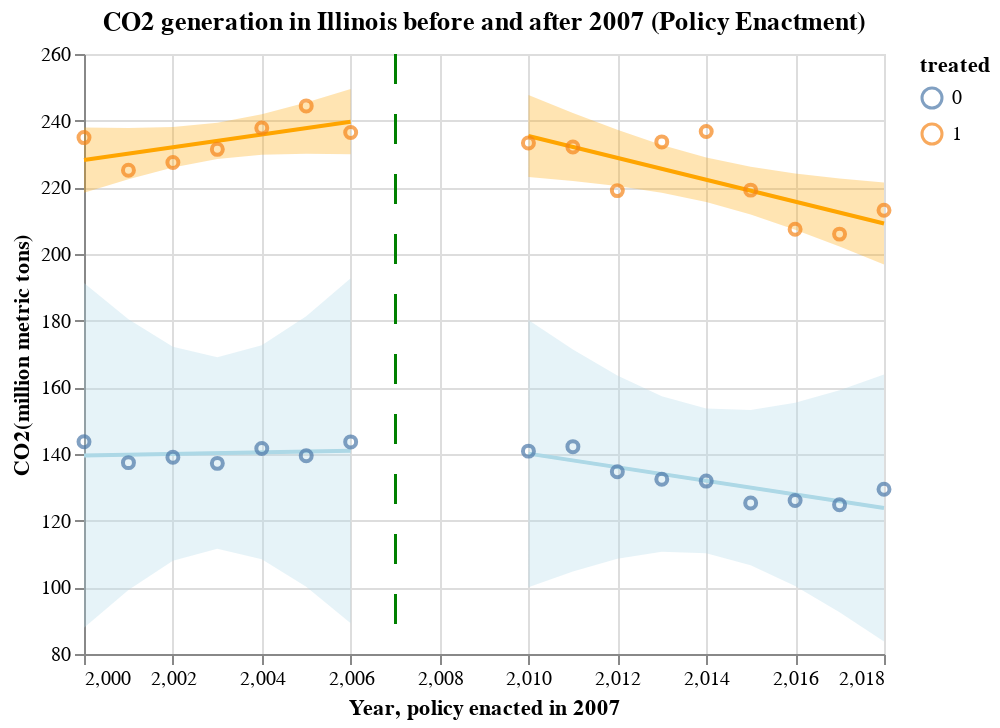

The notebook cell this image was saved under:
### Code cell
import pathlib

# Where to save files
path_prefix = f"/Users/weilianghu/Downloads/uds-2022-ids-701-team-7/30_results"

df1 = df.copy()
data = df1[df1["State"].isin(['IL', 'AR','LA','KY'])]
data = data[(data["Year"].isin([2000,2001,2002,2003,2004,2005,2006, 2010, 2011, 2012,2013,2014,2015,2016, 2017, 2018]))]

data['treated'] = np.where(data["State"]=='IL', 1, 0)
data['post_treatment'] = np.where(data['Year']>2007, 1, 0)

grouped_means = data.groupby(["treated", "Year"], as_index=False)[
    ["CO2"]
].mean()
scatter = (
    alt.Chart(grouped_means)
    .mark_point()
    .encode(
        x=alt.X("Year:Q", scale=alt.Scale(zero=False), title = 'Year, policy enacted in 2007'),
        y=alt.Y("CO2:Q", scale=alt.Scale(zero=False), title = 'CO2(million metric tons)'),
        color="treated:N",
    )
).properties(title="CO2 generation in Illinois before and after 2007 (Policy Enactment)")

df_t = df1.copy()
df_t["enact"] = 2007

loesses = []
ci = []
colors = {0: "lightblue", 1:"orange"}
for t, p in [(0, 0), (0, 1), (1, 0), (1, 1)]:
    c = (
        alt.Chart(
            data[(data["treated"] == t) & (data["post_treatment"] == p)]
        )
        .encode(
            x=alt.X("Year:Q", scale=alt.Scale(zero=False)),
            y=alt.Y("CO2:Q", scale=alt.Scale(zero=False)),
        )
        .transform_regression("Year", "CO2")
        .mark_line(color=colors[t])
    )
    loesses.append(c)

    se = get_ci(data[(data["treated"] == t) & (data["post_treatment"] == p)], "CO2","Year", colors[t])
    ci.append(se)

rule = alt.Chart(df_t).mark_rule(color="green", strokeDash=[15, 15]).encode(
    x='enact:Q',
)

IL_fin = alt.layer(*ci, *loesses, scatter) + rule
IL_fin.save(f"{path_prefix}IL.png")
IL_fin

### Figure 1 — Vega-Lite specification as saved in the notebook (floating-point values rounded to 4 significant figures; data arrays with more than 128 entries replaced by an {"elided": "..."} marker saying what was removed)
{"config": {"view": {"continuousWidth": 400, "continuousHeight": 300}}, "layer": [{"data": {"name": "data-92e61ef83cd6725c771e9cfe2a1bf0d7"}, "mark": {"type": "errorband", "color": "lightblue"}, "encoding": {"x": {"field": "Year", "scale": {"zero": false}, "type": "quantitative"}, "y": {"field": "ci_low", "scale": {"zero": false}, "title": "", "type": "quantitative"}, "y2": {"field": "ci_high"}}}, {"data": {"name": "data-cb1dafb888f798138ad487dee959cf9a"}, "mark": {"type": "errorband", "color": "lightblue"}, "encoding": {"x": {"field": "Year", "scale": {"zero": false}, "type": "quantitative"}, "y": {"field": "ci_low", "scale": {"zero": false}, "title": "", "type": "quantitative"}, "y2": {"field": "ci_high"}}}, {"data": {"name": "data-d153313400bb217732887e634f1072a2"}, "mark": {"type": "errorband", "color": "orange"}, "encoding": {"x": {"field": "Year", "scale": {"zero": false}, "type": "quantitative"}, "y": {"field": "ci_low", "scale": {"zero": false}, "title": "", "type": "quantitative"}, "y2": {"field": "ci_high"}}}, {"data": {"name": "data-80591061b9a09ac0ce2d2f5dc22b2aa0"}, "mark": {"type": "errorband", "color": "orange"}, "encoding": {"x": {"field": "Year", "scale": {"zero": false}, "type": "quantitative"}, "y": {"field": "ci_low", "scale": {"zero": false}, "title": "", "type": "quantitative"}, "y2": {"field": "ci_high"}}}, {"data": {"name": "data-b0b48102c555401bb29fc70f8b95be45"}, "mark": {"type": "line", "color": "lightblue"}, "encoding": {"x": {"field": "Year", "scale": {"zero": false}, "type": "quantitative"}, "y": {"field": "CO2", "scale": {"zero": false}, "type": "quantitative"}}, "transform": [{"on": "Year", "regression": "CO2"}]}, {"data": {"name": "data-b8c61af4f42f492b99c7071a3fe97bd8"}, "mark": {"type": "line", "color": "lightblue"}, "encoding": {"x": {"field": "Year", "scale": {"zero": false}, "type": "quantitative"}, "y": {"field": "CO2", "scale": {"zero": false}, "type": "quantitative"}}, "transform": [{"on": "Year", "regression": "CO2"}]}, {"data": {"name": "data-597a46b601df5530ce2f15be537f51dd"}, "mark": {"type": "line", "color": "orange"}, "encoding": {"x": {"field": "Year", "scale": {"zero": false}, "type": "quantitative"}, "y": {"field": "CO2", "scale": {"zero": false}, "type": "quantitative"}}, "transform": [{"on": "Year", "regression": "CO2"}]}, {"data": {"name": "data-1a27b14564bf411ea517e354a98e0299"}, "mark": {"type": "line", "color": "orange"}, "encoding": {"x": {"field": "Year", "scale": {"zero": false}, "type": "quantitative"}, "y": {"field": "CO2", "scale": {"zero": false}, "type": "quantitative"}}, "transform": [{"on": "Year", "regression": "CO2"}]}, {"data": {"name": "data-9074a3c4faee134deb79c789d1d86f8c"}, "mark": "point", "encoding": {"color": {"field": "treated", "type": "nominal"}, "x": {"field": "Year", "scale": {"zero": false}, "title": "Year, policy enacted in 2007", "type": "quantitative"}, "y": {"field": "CO2", "scale": {"zero": false}, "title": "CO2(million metric tons)", "type": "quantitative"}}, "title": "CO2 generation in Illinois before and after 2007 (Policy Enactment)"}, {"data": {"name": "data-a4e661436fc7e88819081f52b7d93f65"}, "mark": {"type": "rule", "color": "green", "strokeDash": [15, 15]}, "encoding": {"x": {"field": "enact", "type": "quantitative"}}}], "$schema": "https://vega.github.io/schema/vega-lite/v4.17.0.json", "datasets": {"data-92e61ef83cd6725c771e9cfe2a1bf0d7": [{"Year": 2000, "CO2": 139.6, "ci_low": 87.85, "ci_high": 191.3}, {"Year": 2001, "CO2": 139.8, "ci_low": 99.23, "ci_high": 180.4}, {"Year": 2002, "CO2": 140.1, "ci_low": 108.0, "ci_high": 172.1}, {"Year": 2003, "CO2": 140.3, "ci_low": 111.6, "ci_high": 169.0}, {"Year": 2004, "CO2": 140.5, "ci_low": 108.4, "ci_high": 172.6}, {"Year": 2005, "CO2": 140.8, "ci_low": 100.2, "ci_high": 181.4}, {"Year": 2006, "CO2": 141.0, "ci_low": 89.26, "ci_high": 192.7}], "data-cb1dafb888f798138ad487dee959cf9a": [{"Year": 2010, "CO2": 140.1, "ci_low": 100.0, "ci_high": 180.2}, {"Year": 2011, "CO2": 138.1, "ci_low": 104.8, "ci_high": 171.4}, {"Year": 2012, "CO2": 136.0, "ci_low": 108.5, "ci_high": 163.5}, {"Year": 2013, "CO2": 134.0, "ci_low": 110.7, "ci_high": 157.3}, {"Year": 2014, "CO2": 132.0, "ci_low": 110.2, "ci_high": 153.7}, {"Year": 2015, "CO2": 129.9, "ci_low": 106.6, "ci_high": 153.2}, {"Year": 2016, "CO2": 127.9, "ci_low": 100.4, "ci_high": 155.4}, {"Year": 2017, "CO2": 125.8, "ci_low": 92.52, "ci_high": 159.1}, {"Year": 2018, "CO2": 123.8, "ci_low": 83.72, "ci_high": 163.9}], "data-d153313400bb217732887e634f1072a2": [{"Year": 2000, "CO2": 228.2, "ci_low": 218.4, "ci_high": 238.0}, {"Year": 2001, "CO2": 230.1, "ci_low": 222.4, "ci_high": 237.8}, {"Year": 2002, "CO2": 232.0, "ci_low": 226.0, "ci_high": 238.1}, {"Year": 2003, "CO2": 233.9, "ci_low": 228.5, "ci_high": 239.4}, {"Year": 2004, "CO2": 235.9, "ci_low": 229.8, "ci_high": 241.9}, {"Year": 2005, "CO2": 237.8, "ci_low": 230.1, "ci_high": 245.4}, {"Year": 2006, "CO2": 239.7, "ci_low": 229.9, "ci_high": 249.5}], "data-80591061b9a09ac0ce2d2f5dc22b2aa0": [{"Year": 2010, "CO2": 235.4, "ci_low": 223.1, "ci_high": 247.7}, {"Year": 2011, "CO2": 232.1, "ci_low": 221.9, "ci_high": 242.3}, {"Year": 2012, "CO2": 228.8, "ci_low": 220.4, "ci_high": 237.3}, {"Year": 2013, "CO2": 225.5, "ci_low": 218.4, "ci_high": 232.7}, {"Year": 2014, "CO2": 222.3, "ci_low": 215.6, "ci_high": 228.9}, {"Year": 2015, "CO2": 219.0, "ci_low": 211.8, "ci_high": 226.1}, {"Year": 2016, "CO2": 215.7, "ci_low": 207.3, "ci_high": 224.1}, {"Year": 2017, "CO2": 212.4, "ci_low": 202.2, "ci_high": 222.7}, {"Year": 2018, "CO2": 209.2, "ci_low": 196.9, "ci_high": 221.4}], "data-b0b48102c555401bb29fc70f8b95be45": [{"Unnamed: 0": 128, "Year": 2000, "Average_Temp": 60.9, "StateName": "Arkansas", "Percipitation": 45.7, "State": "AR", "RPS": false, "Enacted": "None", "Percentage": 0.0, "TargetYear": 0, "Duration": 0, "CleanEnergyPercent": 0.0, "Entity": "US", "Code": "OWID_WRL", "SolarPrice": 4.88, "CO2": 63.34, "CoalPrice": 1.43, "NaturalGasPrice": 5.45, "NuclearPrice": 0.52, "PetroleumPrice": 10.35, "GDP": 68680.0, "treated": 0, "post_treatment": 0}, {"Unnamed: 0": 138, "Year": 2000, "Average_Temp": 55.7, "StateName": "Kentucky", "Percipitation": 45.29, "State": "KY", "RPS": false, "Enacted": "None", "Percentage": 0.0, "TargetYear": 0, "Duration": 0, "CleanEnergyPercent": 0.0, "Entity": "US", "Code": "OWID_WRL", "SolarPrice": 4.88, "CO2": 147.1, "CoalPrice": 1.06, "NaturalGasPrice": 5.77, "NuclearPrice": 0.0, "PetroleumPrice": 10.08, "GDP": 114200.0, "treated": 0, "post_treatment": 0}, {"Unnamed: 0": 139, "Year": 2000, "Average_Temp": 67.2, "StateName": "Louisiana", "Percipitation": 47.8, "State": "LA", "RPS": false, "Enacted": "None", "Percentage": 0.0, "TargetYear": 0, "Duration": 0, "CleanEnergyPercent": 0.0, "Entity": "US", "Code": "OWID_WRL", "SolarPrice": 4.88, "CO2": 220.6, "CoalPrice": 1.32, "NaturalGasPrice": 4.2, "NuclearPrice": 0.62, "PetroleumPrice": 7.93, "GDP": 132600.0, "treated": 0, "post_treatment": 0}, {"Unnamed: 0": 170, "Year": 2001, "Average_Temp": 61.2, "StateName": "Arkansas", "Percipitation": 55.41, "State": "AR", "RPS": false, "Enacted": "None", "Percentage": 0.0, "TargetYear": 0, "Duration": 0, "CleanEnergyPercent": 0.0, "Entity": "US", "Code": "OWID_WRL", "SolarPrice": 4.774, "CO2": 62.49, "CoalPrice": 0.91, "NaturalGasPrice": 6.92, "NuclearPrice": 0.51, "PetroleumPrice": 10.03, "GDP": 70620.0, "treated": 0, "post_treatment": 0}, {"Unnamed: 0": 180, "Year": 2001, "Average_Temp": 56.6, "StateName": "Kentucky", "Percipitation": 45.43, "State": "KY", "RPS": false, "Enacted": "None", "Percentage": 0.0, "TargetYear": 0, "Duration": 0, "CleanEnergyPercent": 0.0, "Entity": "US", "Code": "OWID_WRL", "SolarPrice": 4.774, "CO2": 151.0, "CoalPrice": 1.15, "NaturalGasPrice": 7.62, "NuclearPrice": 0.0, "PetroleumPrice": 9.28, "GDP": 117600.0, "treated": 0, "post_treatment": 0}, {"Unnamed: 0": 181, "Year": 2001, "Average_Temp": 66.7, "StateName": "Louisiana", "Percipitation": 68.31, "State": "LA", "RPS": false, "Enacted": "None", "Percentage": 0.0, "TargetYear": 0, "Duration": 0, "CleanEnergyPercent": 0.0, "Entity": "US", "Code": "OWID_WRL", "SolarPrice": 4.774, "CO2": 198.7, "CoalPrice": 1.31, "NaturalGasPrice": 5.08, "NuclearPrice": 0.48, "PetroleumPrice": 7.4, "GDP": 137900.0, "treated": 0, "post_treatment": 0}, {"Unnamed: 0": 212, "Year": 2002, "Average_Temp": 60.6, "StateName": "Arkansas", "Percipitation": 52.83, "State": "AR", "RPS": false, "Enacted": "None", "Percentage": 0.0, "TargetYear": 0, "Duration": 0, "CleanEnergyPercent": 0.0, "Entity": "US", "Code": "OWID_WRL", "SolarPrice": 4.031, "CO2": 61.21, "CoalPrice": 0.88, "NaturalGasPrice": 5.91, "NuclearPrice": 0.49, "PetroleumPrice": 9.53, "GDP": 74110.0, "treated": 0, "post_treatment": 0}, {"Unnamed: 0": 222, "Year": 2002, "Average_Temp": 56.8, "StateName": "Kentucky", "Percipitation": 53.51, "State": "KY", "RPS": false, "Enacted": "None", "Percentage": 0.0, "TargetYear": 0, "Duration": 0, "CleanEnergyPercent": 0.0, "Entity": "US", "Code": "OWID_WRL", "SolarPrice": 4.031, "CO2": 151.3, "CoalPrice": 1.23, "NaturalGasPrice": 5.61, "NuclearPrice": 0.0, "PetroleumPrice": 8.32, "GDP": 122400.0, "treated": 0, "post_treatment": 0}, {"Unnamed: 0": 223, "Year": 2002, "Average_Temp": 66.6, "StateName": "Louisiana", "Percipitation": 64.27, "State": "LA", "RPS": false, "Enacted": "None", "Percentage": 0.0, "TargetYear": 0, "Duration": 0, "CleanEnergyPercent": 0.0, "Entity": "US", "Code": "OWID_WRL", "SolarPrice": 4.031, "CO2": 204.6, "CoalPrice": 1.29, "NaturalGasPrice": 3.83, "NuclearPrice": 0.46, "PetroleumPrice": 7.03, "GDP": 139800.0, "treated": 0, "post_treatment": 0}, {"Unnamed: 0": 254, "Year": 2003, "Average_Temp": 60.3, "StateName": "Arkansas", "Percipitation": 44.84, "State": "AR", "RPS": false, "Enacted": "None", "Percentage": 0.0, "TargetYear": 0, "Duration": 0, "CleanEnergyPercent": 0.0, "Entity": "US", "Code": "OWID_WRL", "SolarPrice": 3.978, "CO2": 62.19, "CoalPrice": 1.22, "NaturalGasPrice": 6.76, "NuclearPrice": 0.49, "PetroleumPrice": 10.76, "GDP": 78700.0, "treated": 0, "post_treatment": 0}, {"Unnamed: 0": 264, "Year": 2003, "Average_Temp": 55.2, "StateName": "Kentucky", "Percipitation": 55.98, "State": "KY", "RPS": false, "Enacted": "None", "Percentage": 0.0, "TargetYear": 0, "Duration": 0, "CleanEnergyPercent": 0.0, "Entity": "US", "Code": "OWID_WRL", "SolarPrice": 3.978, "CO2": 147.8, "CoalPrice": 1.26, "NaturalGasPrice": 7.47, "NuclearPrice": 0.0, "PetroleumPrice": 9.51, "GDP": 128000.0, "treated": 0, "post_treatment": 0}, {"Unnamed: 0": 265, "Year": 2003, "Average_Temp": 66.4, "StateName": "Louisiana", "Percipitation": 51.95, "State": "LA", "RPS": false, "Enacted": "None", "Percentage": 0.0, "TargetYear": 0, "Duration": 0, "CleanEnergyPercent": 0.0, "Entity": "US", "Code": "OWID_WRL", "SolarPrice": 3.978, "CO2": 201.6, "CoalPrice": 1.34, "NaturalGasPrice": 5.77, "NuclearPrice": 0.46, "PetroleumPrice": 8.39, "GDP": 155100.0, "treated": 0, "post_treatment": 0}, {"Unnamed: 0": 296, "Year": 2004, "Average_Temp": 61.0, "StateName": "Arkansas", "Percipitation": 57.02, "State": "AR", "RPS": false, "Enacted": "None", "Percentage": 0.0, "TargetYear": 0, "Duration": 0, "CleanEnergyPercent": 0.0, "Entity": "US", "Code": "OWID_WRL", "SolarPrice": 4.137, "CO2": 62.51, "CoalPrice": 1.25, "NaturalGasPrice": 8.33, "NuclearPrice": 0.49, "PetroleumPrice": 13.03, "GDP": 85200.0, "treated": 0, "post_treatment": 0}, {"Unnamed: 0": 306, "Year": 2004, "Average_Temp": 56.4, "StateName": "Kentucky", "Percipitation": 55.94, "State": "KY", "RPS": false, "Enacted": "None", "Percentage": 0.0, "TargetYear": 0, "Duration": 0, "CleanEnergyPercent": 0.0, "Entity": "US", "Code": "OWID_WRL", "SolarPrice": 4.137, "CO2": 154.5, "CoalPrice": 1.41, "NaturalGasPrice": 8.55, "NuclearPrice": 0.0, "PetroleumPrice": 11.22, "GDP": 135500.0, "treated": 0, "post_treatment": 0}, {"Unnamed: 0": 307, "Year": 2004, "Average_Temp": 67.1, "StateName": "Louisiana", "Percipitation": 72.48, "State": "LA", "RPS": false, "Enacted": "None", "Percentage": 0.0, "TargetYear": 0, "Duration": 0, "CleanEnergyPercent": 0.0, "Entity": "US", "Code": "OWID_WRL", "SolarPrice": 4.137, "CO2": 207.9, "CoalPrice": 1.38, "NaturalGasPrice": 6.62, "NuclearPrice": 0.47, "PetroleumPrice": 10.51, "GDP": 171000.0, "treated": 0, "post_treatment": 0}, {"Unnamed: 0": 338, "Year": 2005, "Average_Temp": 62.0, "StateName": "Arkansas", "Percipitation": 35.75, "State": "AR", "RPS": false, "Enacted": "None", "Percentage": 0.0, "TargetYear": 0, "Duration": 0, "CleanEnergyPercent": 0.0, "Entity": "US", "Code": "OWID_WRL", "SolarPrice": 4.243, "CO2": 60.23, "CoalPrice": 1.5, "NaturalGasPrice": 9.94, "NuclearPrice": 0.52, "PetroleumPrice": 16.77, "GDP": 90890.0, "treated": 0, "post_treatment": 0}, {"Unnamed: 0": 348, "Year": 2005, "Average_Temp": 56.8, "StateName": "Kentucky", "Percipitation": 39.8, "State": "KY", "RPS": false, "Enacted": "None", "Percentage": 0.0, "TargetYear": 0, "Duration": 0, "CleanEnergyPercent": 0.0, "Entity": "US", "Code": "OWID_WRL", "SolarPrice": 4.243, "CO2": 156.3, "CoalPrice": 1.62, "NaturalGasPrice": 10.78, "NuclearPrice": 0.0, "PetroleumPrice": 14.42, "GDP": 145000.0, "treated": 0, "post_treatment": 0}, {"Unnamed: 0": 349, "Year": 2005, "Average_Temp": 67.5, "StateName": "Louisiana", "Percipitation": 45.57, "State": "LA", "RPS": false, "Enacted": "None", "Percentage": 0.0, "TargetYear": 0, "Duration": 0, "CleanEnergyPercent": 0.0, "Entity": "US", "Code": "OWID_WRL", "SolarPrice": 4.243, "CO2": 201.9, "CoalPrice": 1.59, "NaturalGasPrice": 8.99, "NuclearPrice": 0.46, "PetroleumPrice": 13.95, "GDP": 199600.0, "treated": 0, "post_treatment": 0}, {"Unnamed: 0": 380, "Year": 2006, "Average_Temp": 62.0, "StateName": "Arkansas", "Percipitation": 49.33, "State": "AR", "RPS": false, "Enacted": "None", "Percentage": 0.0, "TargetYear": 0, "Duration": 0, "CleanEnergyPercent": 0.0, "Entity": "US", "Code": "OWID_WRL", "SolarPrice": 4.456, "CO2": 62.09, "CoalPrice": 1.51, "NaturalGasPrice": 9.06, "NuclearPrice": 0.53, "PetroleumPrice": 18.76, "GDP": 95880.0, "treated": 0, "post_treatment": 0}, {"Unnamed: 0": 390, "Year": 2006, "Average_Temp": 56.8, "StateName": "Kentucky", "Percipitation": 52.37, "State": "KY", "RPS": false, "Enacted": "None", "Percentage": 0.0, "TargetYear": 0, "Duration": 0, "CleanEnergyPercent": 0.0, "Entity": "US", "Code": "OWID_WRL", "SolarPrice": 4.456, "CO2": 158.7, "CoalPrice": 1.81, "NaturalGasPrice": 10.92, "NuclearPrice": 0.0, "PetroleumPrice": 16.33, "GDP": 153400.0, "treated": 0, "post_treatment": 0}, {"Unnamed: 0": 391, "Year": 2006, "Average_Temp": 67.8, "StateName": "Louisiana", "Percipitation": 55.4, "State": "LA", "RPS": false, "Enacted": "None", "Percentage": 0.0, "TargetYear": 0, "Duration": 0, "CleanEnergyPercent": 0.0, "Entity": "US", "Code": "OWID_WRL", "SolarPrice": 4.456, "CO2": 210.1, "CoalPrice": 1.77, "NaturalGasPrice": 7.54, "NuclearPrice": 0.49, "PetroleumPrice": 16.43, "GDP": 207800.0, "treated": 0, "post_treatment": 0}], "data-b8c61af4f42f492b99c7071a3fe97bd8": [{"Unnamed: 0": 548, "Year": 2010, "Average_Temp": 61.2, "StateName": "Arkansas", "Percipitation": 38.79, "State": "AR", "RPS": false, "Enacted": "None", "Percentage": 0.0, "TargetYear": 0, "Duration": 0, "CleanEnergyPercent": 0.0, "Entity": "US", "Code": "OWID_WRL", "SolarPrice": 2.045, "CO2": 66.09, "CoalPrice": 1.74, "NaturalGasPrice": 7.23, "NuclearPrice": 0.73, "PetroleumPrice": 21.27, "GDP": 101500.0, "treated": 0, "post_treatment": 1}, {"Unnamed: 0": 558, "Year": 2010, "Average_Temp": 56.0, "StateName": "Kentucky", "Percipitation": 43.54, "State": "KY", "RPS": false, "Enacted": "None", "Percentage": 0.0, "TargetYear": 0, "Duration": 0, "CleanEnergyPercent": 0.0, "Entity": "US", "Code": "OWID_WRL", "SolarPrice": 2.045, "CO2": 152.9, "CoalPrice": 2.36, "NaturalGasPrice": 7.13, "NuclearPrice": 0.0, "PetroleumPrice": 19.77, "GDP": 166400.0, "treated": 0, "post_treatment": 1}, {"Unnamed: 0": 559, "Year": 2010, "Average_Temp": 66.5, "StateName": "Louisiana", "Percipitation": 41.76, "State": "LA", "RPS": false, "Enacted": "None", "Percentage": 0.0, "TargetYear": 0, "Duration": 0, "CleanEnergyPercent": 0.0, "Entity": "US", "Code": "OWID_WRL", "SolarPrice": 2.045, "CO2": 203.5, "CoalPrice": 2.4, "NaturalGasPrice": 5.02, "NuclearPrice": 0.75, "PetroleumPrice": 18.67, "GDP": 225300.0, "treated": 0, "post_treatment": 1}, {"Unnamed: 0": 590, "Year": 2011, "Average_Temp": 61.8, "StateName": "Arkansas", "Percipitation": 55.84, "State": "AR", "RPS": false, "Enacted": "None", "Percentage": 0.0, "TargetYear": 0, "Duration": 0, "CleanEnergyPercent": 0.0, "Entity": "US", "Code": "OWID_WRL", "SolarPrice": 1.677, "CO2": 67.48, "CoalPrice": 1.93, "NaturalGasPrice": 7.36, "NuclearPrice": 0.77, "PetroleumPrice": 26.94, "GDP": 105800.0, "treated": 0, "post_treatment": 1}, {"Unnamed: 0": 600, "Year": 2011, "Average_Temp": 56.9, "StateName": "Kentucky", "Percipitation": 64.35, "State": "KY", "RPS": false, "Enacted": "None", "Percentage": 0.0, "TargetYear": 0, "Duration": 0, "CleanEnergyPercent": 0.0, "Entity": "US", "Code": "OWID_WRL", "SolarPrice": 1.677, "CO2": 151.2, "CoalPrice": 2.44, "NaturalGasPrice": 7.05, "NuclearPrice": 0.0, "PetroleumPrice": 25.65, "GDP": 171600.0, "treated": 0, "post_treatment": 1}, {"Unnamed: 0": 601, "Year": 2011, "Average_Temp": 67.7, "StateName": "Louisiana", "Percipitation": 43.01, "State": "LA", "RPS": false, "Enacted": "None", "Percentage": 0.0, "TargetYear": 0, "Duration": 0, "CleanEnergyPercent": 0.0, "Entity": "US", "Code": "OWID_WRL", "SolarPrice": 1.677, "CO2": 207.9, "CoalPrice": 2.67, "NaturalGasPrice": 4.59, "NuclearPrice": 0.78, "PetroleumPrice": 23.52, "GDP": 229900.0, "treated": 0, "post_treatment": 1}, {"Unnamed: 0": 632, "Year": 2012, "Average_Temp": 63.6, "StateName": "Arkansas", "Percipitation": 39.81, "State": "AR", "RPS": false, "Enacted": "None", "Percentage": 0.0, "TargetYear": 0, "Duration": 0, "CleanEnergyPercent": 0.0, "Entity": "US", "Code": "OWID_WRL", "SolarPrice": 0.8764, "CO2": 66.26, "CoalPrice": 2.27, "NaturalGasPrice": 5.53, "NuclearPrice": 0.77, "PetroleumPrice": 27.57, "GDP": 108500.0, "treated": 0, "post_treatment": 1}, {"Unnamed: 0": 642, "Year": 2012, "Average_Temp": 58.4, "StateName": "Kentucky", "Percipitation": 43.21, "State": "KY", "RPS": false, "Enacted": "None", "Percentage": 0.0, "TargetYear": 0, "Duration": 0, "CleanEnergyPercent": 0.0, "Entity": "US", "Code": "OWID_WRL", "SolarPrice": 0.8764, "CO2": 140.6, "CoalPrice": 2.47, "NaturalGasPrice": 5.71, "NuclearPrice": 0.0, "PetroleumPrice": 25.3, "GDP": 178100.0, "treated": 0, "post_treatment": 1}, {"Unnamed: 0": 643, "Year": 2012, "Average_Temp": 68.7, "StateName": "Louisiana", "Percipitation": 62.88, "State": "LA", "RPS": false, "Enacted": "None", "Percentage": 0.0, "TargetYear": 0, "Duration": 0, "CleanEnergyPercent": 0.0, "Entity": "US", "Code": "OWID_WRL", "SolarPrice": 0.8764, "CO2": 197.1, "CoalPrice": 2.9, "NaturalGasPrice": 3.27, "NuclearPrice": 0.8, "PetroleumPrice": 21.69, "GDP": 235400.0, "treated": 0, "post_treatment": 1}, {"Unnamed: 0": 674, "Year": 2013, "Average_Temp": 59.6, "StateName": "Arkansas", "Percipitation": 54.24, "State": "AR", "RPS": false, "Enacted": "None", "Percentage": 0.0, "TargetYear": 0, "Duration": 0, "CleanEnergyPercent": 0.0, "Entity": "US", "Code": "OWID_WRL", "SolarPrice": 0.6963, "CO2": 68.51, "CoalPrice": 2.41, "NaturalGasPrice": 6.63, "NuclearPrice": 0.61, "PetroleumPrice": 26.93, "GDP": 113200.0, "treated": 0, "post_treatment": 1}, {"Unnamed: 0": 684, "Year": 2013, "Average_Temp": 55.0, "StateName": "Kentucky", "Percipitation": 55.78, "State": "KY", "RPS": false, "Enacted": "None", "Percentage": 0.0, "TargetYear": 0, "Duration": 0, "CleanEnergyPercent": 0.0, "Entity": "US", "Code": "OWID_WRL", "SolarPrice": 0.6963, "CO2": 139.7, "CoalPrice": 2.4, "NaturalGasPrice": 6.67, "NuclearPrice": 0.0, "PetroleumPrice": 25.63, "GDP": 184500.0, "treated": 0, "post_treatment": 1}, {"Unnamed: 0": 685, "Year": 2013, "Average_Temp": 66.2, "StateName": "Louisiana", "Percipitation": 61.43, "State": "LA", "RPS": false, "Enacted": "None", "Percentage": 0.0, "TargetYear": 0, "Duration": 0, "CleanEnergyPercent": 0.0, "Entity": "US", "Code": "OWID_WRL", "SolarPrice": 0.6963, "CO2": 189.0, "CoalPrice": 2.92, "NaturalGasPrice": 4.17, "NuclearPrice": 0.91, "PetroleumPrice": 20.71, "GDP": 230800.0, "treated": 0, "post_treatment": 1}, {"Unnamed: 0": 716, "Year": 2014, "Average_Temp": 58.7, "StateName": "Arkansas", "Percipitation": 47.91, "State": "AR", "RPS": false, "Enacted": "None", "Percentage": 0.0, "TargetYear": 0, "Duration": 0, "CleanEnergyPercent": 0.0, "Entity": "US", "Code": "OWID_WRL", "SolarPrice": 0.6415, "CO2": 68.91, "CoalPrice": 2.42, "NaturalGasPrice": 7.49, "NuclearPrice": 0.83, "PetroleumPrice": 25.8, "GDP": 116100.0, "treated": 0, "post_treatment": 1}, {"Unnamed: 0": 726, "Year": 2014, "Average_Temp": 54.3, "StateName": "Kentucky", "Percipitation": 47.11, "State": "KY", "RPS": false, "Enacted": "None", "Percentage": 0.0, "TargetYear": 0, "Duration": 0, "CleanEnergyPercent": 0.0, "Entity": "US", "Code": "OWID_WRL", "SolarPrice": 0.6415, "CO2": 140.4, "CoalPrice": 2.38, "NaturalGasPrice": 7.4, "NuclearPrice": 0.0, "PetroleumPrice": 24.48, "GDP": 188000.0, "treated": 0, "post_treatment": 1}, {"Unnamed: 0": 727, "Year": 2014, "Average_Temp": 65.1, "StateName": "Louisiana", "Percipitation": 55.94, "State": "LA", "RPS": false, "Enacted": "None", "Percentage": 0.0, "TargetYear": 0, "Duration": 0, "CleanEnergyPercent": 0.0, "Entity": "US", "Code": "OWID_WRL", "SolarPrice": 0.6415, "CO2": 186.3, "CoalPrice": 2.98, "NaturalGasPrice": 5.18, "NuclearPrice": 0.84, "PetroleumPrice": 20.25, "GDP": 240700.0, "treated": 0, "post_treatment": 1}, {"Unnamed: 0": 758, "Year": 2015, "Average_Temp": 61.4, "StateName": "Arkansas", "Percipitation": 67.31, "State": "AR", "RPS": false, "Enacted": "None", "Percentage": 0.0, "TargetYear": 0, "Duration": 0, "CleanEnergyPercent": 0.0, "Entity": "US", "Code": "OWID_WRL", "SolarPrice": 0.5965, "CO2": 59.05, "CoalPrice": 2.28, "NaturalGasPrice": 6.19, "NuclearPrice": 0.82, "PetroleumPrice": 18.18, "GDP": 117800.0, "treated": 0, "post_treatment": 1}, {"Unnamed: 0": 768, "Year": 2015, "Average_Temp": 56.6, "StateName": "Kentucky", "Percipitation": 58.31, "State": "KY", "RPS": false, "Enacted": "None", "Percentage": 0.0, "TargetYear": 0, "Duration": 0, "CleanEnergyPercent": 0.0, "Entity": "US", "Code": "OWID_WRL", "SolarPrice": 0.5965, "CO2": 131.3, "CoalPrice": 2.27, "NaturalGasPrice": 6.03, "NuclearPrice": 0.0, "PetroleumPrice": 17.0, "GDP": 193400.0, "treated": 0, "post_treatment": 1}, {"Unnamed: 0": 769, "Year": 2015, "Average_Temp": 68.1, "StateName": "Louisiana", "Percipitation": 67.31, "State": "LA", "RPS": false, "Enacted": "None", "Percentage": 0.0, "TargetYear": 0, "Duration": 0, "CleanEnergyPercent": 0.0, "Entity": "US", "Code": "OWID_WRL", "SolarPrice": 0.5965, "CO2": 185.6, "CoalPrice": 3.23, "NaturalGasPrice": 3.49, "NuclearPrice": 0.8, "PetroleumPrice": 12.8, "GDP": 235100.0, "treated": 0, "post_treatment": 1}, {"Unnamed: 0": 800, "Year": 2016, "Average_Temp": 62.8, "StateName": "Arkansas", "Percipitation": 50.44, "State": "AR", "RPS": false, "Enacted": "None", "Percentage": 0.0, "TargetYear": 0, "Duration": 0, "CleanEnergyPercent": 0.0, "Entity": "US", "Code": "OWID_WRL", "SolarPrice": 0.5505, "CO2": 62.13, "CoalPrice": 2.19, "NaturalGasPrice": 5.18, "NuclearPrice": 0.67, "PetroleumPrice": 15.91, "GDP": 119200.0, "treated": 0, "post_treatment": 1}, {"Unnamed: 0": 810, "Year": 2016, "Average_Temp": 57.9, "StateName": "Kentucky", "Percipitation": 49.19, "State": "KY", "RPS": false, "Enacted": "None", "Percentage": 0.0, "TargetYear": 0, "Duration": 0, "CleanEnergyPercent": 0.0, "Entity": "US", "Code": "OWID_WRL", "SolarPrice": 0.5505, "CO2": 126.8, "CoalPrice": 2.15, "NaturalGasPrice": 5.22, "NuclearPrice": 0.0, "PetroleumPrice": 14.72, "GDP": 196500.0, "treated": 0, "post_treatment": 1}, {"Unnamed: 0": 811, "Year": 2016, "Average_Temp": 68.7, "StateName": "Louisiana", "Percipitation": 67.08, "State": "LA", "RPS": false, "Enacted": "None", "Percentage": 0.0, "TargetYear": 0, "Duration": 0, "CleanEnergyPercent": 0.0, "Entity": "US", "Code": "OWID_WRL", "SolarPrice": 0.5505, "CO2": 189.1, "CoalPrice": 2.99, "NaturalGasPrice": 3.25, "NuclearPrice": 0.58, "PetroleumPrice": 11.19, "GDP": 227100.0, "treated": 0, "post_treatment": 1}, {"Unnamed: 0": 842, "Year": 2017, "Average_Temp": 62.5, "StateName": "Arkansas", "Percipitation": 50.26, "State": "AR", "RPS": false, "Enacted": "None", "Percentage": 0.0, "TargetYear": 0, "Duration": 0, "CleanEnergyPercent": 0.0, "Entity": "US", "Code": "OWID_WRL", "SolarPrice": 0.4622, "CO2": 64.17, "CoalPrice": 2.04, "NaturalGasPrice": 5.95, "NuclearPrice": 0.83, "PetroleumPrice": 18.08, "GDP": 122400.0, "treated": 0, "post_treatment": 1}, {"Unnamed: 0": 852, "Year": 2017, "Average_Temp": 57.8, "StateName": "Kentucky", "Percipitation": 50.26, "State": "KY", "RPS": false, "Enacted": "None", "Percentage": 0.0, "TargetYear": 0, "Duration": 0, "CleanEnergyPercent": 0.0, "Entity": "US", "Code": "OWID_WRL", "SolarPrice": 0.4622, "CO2": 116.8, "CoalPrice": 2.04, "NaturalGasPrice": 5.76, "NuclearPrice": 0.0, "PetroleumPrice": 17.22, "GDP": 201600.0, "treated": 0, "post_treatment": 1}, {"Unnamed: 0": 853, "Year": 2017, "Average_Temp": 68.7, "StateName": "Louisiana", "Percipitation": 64.06, "State": "LA", "RPS": false, "Enacted": "None", "Percentage": 0.0, "TargetYear": 0, "Duration": 0, "CleanEnergyPercent": 0.0, "Entity": "US", "Code": "OWID_WRL", "SolarPrice": 0.4622, "CO2": 193.4, "CoalPrice": 3.0, "NaturalGasPrice": 3.82, "NuclearPrice": 0.74, "PetroleumPrice": 12.94, "GDP": 241700.0, "treated": 0, "post_treatment": 1}, {"Unnamed: 0": 884, "Year": 2018, "Average_Temp": 61.2, "StateName": "Arkansas", "Percipitation": 64.32, "State": "AR", "RPS": false, "Enacted": "None", "Percentage": 0.0, "TargetYear": 0, "Duration": 0, "CleanEnergyPercent": 0.0, "Entity": "US", "Code": "OWID_WRL", "SolarPrice": 0.4115, "CO2": 70.79, "CoalPrice": 1.99, "NaturalGasPrice": 5.86, "NuclearPrice": 0.81, "PetroleumPrice": 20.66, "GDP": 127300.0, "treated": 0, "post_treatment": 1}, {"Unnamed: 0": 894, "Year": 2018, "Average_Temp": 57.0, "StateName": "Kentucky", "Percipitation": 63.74, "State": "KY", "RPS": false, "Enacted": "None", "Percentage": 0.0, "TargetYear": 0, "Duration": 0, "CleanEnergyPercent": 0.0, "Entity": "US", "Code": "OWID_WRL", "SolarPrice": 0.4115, "CO2": 122.8, "CoalPrice": 2.0, "NaturalGasPrice": 5.42, "NuclearPrice": 0.0, "PetroleumPrice": 19.83, "GDP": 208300.0, "treated": 0, "post_treatment": 1}, {"Unnamed: 0": 895, "Year": 2018, "Average_Temp": 67.8, "StateName": "Louisiana", "Percipitation": 66.39, "State": "LA", "RPS": false, "Enacted": "None", "Percentage": 0.0, "TargetYear": 0, "Duration": 0, "CleanEnergyPercent": 0.0, "Entity": "US", "Code": "OWID_WRL", "SolarPrice": 0.4115, "CO2": 194.7, "CoalPrice": 3.18, "NaturalGasPrice": 3.76, "NuclearPrice": 0.73, "PetroleumPrice": 15.75, "GDP": 255800.0, "treated": 0, "post_treatment": 1}], "data-597a46b601df5530ce2f15be537f51dd": [{"Unnamed: 0": 136, "Year": 2000, "Average_Temp": 52.2, "StateName": "Illinois", "Percipitation": 39.77, "State": "IL", "RPS": true, "Enacted": "2007", "Percentage": 25.0, "TargetYear": 2025, "Duration": 18, "CleanEnergyPercent": 0.7183, "Entity": "US", "Code": "OWID_WRL", "SolarPrice": 4.88, "CO2": 234.9, "CoalPrice": 1.19, "NaturalGasPrice": 6.56, "NuclearPrice": 0.46, "PetroleumPrice": 10.89, "GDP": 487000.0, "treated": 1, "post_treatment": 0}, {"Unnamed: 0": 178, "Year": 2001, "Average_Temp": 53.4, "StateName": "Illinois", "Percipitation": 39.65, "State": "IL", "RPS": true, "Enacted": "2007", "Percentage": 25.0, "TargetYear": 2025, "Duration": 18, "CleanEnergyPercent": 0.7183, "Entity": "US", "Code": "OWID_WRL", "SolarPrice": 4.774, "CO2": 225.1, "CoalPrice": 1.22, "NaturalGasPrice": 7.9, "NuclearPrice": 0.51, "PetroleumPrice": 10.68, "GDP": 501600.0, "treated": 1, "post_treatment": 0}, {"Unnamed: 0": 220, "Year": 2002, "Average_Temp": 53.2, "StateName": "Illinois", "Percipitation": 39.06, "State": "IL", "RPS": true, "Enacted": "2007", "Percentage": 25.0, "TargetYear": 2025, "Duration": 18, "CleanEnergyPercent": 0.7183, "Entity": "US", "Code": "OWID_WRL", "SolarPrice": 4.031, "CO2": 227.5, "CoalPrice": 1.21, "NaturalGasPrice": 5.92, "NuclearPrice": 0.48, "PetroleumPrice": 10.05, "GDP": 514400.0, "treated": 1, "post_treatment": 0}, {"Unnamed: 0": 262, "Year": 2003, "Average_Temp": 51.7, "StateName": "Illinois", "Percipitation": 37.78, "State": "IL", "RPS": true, "Enacted": "2007", "Percentage": 25.0, "TargetYear": 2025, "Duration": 18, "CleanEnergyPercent": 0.7183, "Entity": "US", "Code": "OWID_WRL", "SolarPrice": 3.978, "CO2": 231.4, "CoalPrice": 1.19, "NaturalGasPrice": 7.99, "NuclearPrice": 0.46, "PetroleumPrice": 11.19, "GDP": 533000.0, "treated": 1, "post_treatment": 0}, {"Unnamed: 0": 304, "Year": 2004, "Average_Temp": 52.6, "StateName": "Illinois", "Percipitation": 39.97, "State": "IL", "RPS": true, "Enacted": "2007", "Percentage": 25.0, "TargetYear": 2025, "Duration": 18, "CleanEnergyPercent": 0.7183, "Entity": "US", "Code": "OWID_WRL", "SolarPrice": 4.137, "CO2": 237.8, "CoalPrice": 1.18, "NaturalGasPrice": 8.77, "NuclearPrice": 0.43, "PetroleumPrice": 13.16, "GDP": 563100.0, "treated": 1, "post_treatment": 0}, {"Unnamed: 0": 346, "Year": 2005, "Average_Temp": 53.7, "StateName": "Illinois", "Percipitation": 31.43, "State": "IL", "RPS": true, "Enacted": "2007", "Percentage": 25.0, "TargetYear": 2025, "Duration": 18, "CleanEnergyPercent": 0.7183, "Entity": "US", "Code": "OWID_WRL", "SolarPrice": 4.243, "CO2": 244.4, "CoalPrice": 1.24, "NaturalGasPrice": 10.78, "NuclearPrice": 0.44, "PetroleumPrice": 16.22, "GDP": 589800.0, "treated": 1, "post_treatment": 0}, {"Unnamed: 0": 388, "Year": 2006, "Average_Temp": 54.0, "StateName": "Illinois", "Percipitation": 40.64, "State": "IL", "RPS": true, "Enacted": "2007", "Percentage": 25.0, "TargetYear": 2025, "Duration": 18, "CleanEnergyPercent": 0.7183, "Entity": "US", "Code": "OWID_WRL", "SolarPrice": 4.456, "CO2": 236.5, "CoalPrice": 1.33, "NaturalGasPrice": 10.29, "NuclearPrice": 0.41, "PetroleumPrice": 18.8, "GDP": 624200.0, "treated": 1, "post_treatment": 0}], "data-1a27b14564bf411ea517e354a98e0299": [{"Unnamed: 0": 556, "Year": 2010, "Average_Temp": 52.9, "StateName": "Illinois", "Percipitation": 40.68, "State": "IL", "RPS": true, "Enacted": "2007", "Percentage": 25.0, "TargetYear": 2025, "Duration": 18, "CleanEnergyPercent": 0.7183, "Entity": "US", "Code": "OWID_WRL", "SolarPrice": 2.045, "CO2": 233.3, "CoalPrice": 1.85, "NaturalGasPrice": 8.34, "NuclearPrice": 0.65, "PetroleumPrice": 21.23, "GDP": 666400.0, "treated": 1, "post_treatment": 1}, {"Unnamed: 0": 598, "Year": 2011, "Average_Temp": 53.1, "StateName": "Illinois", "Percipitation": 46.1, "State": "IL", "RPS": true, "Enacted": "2007", "Percentage": 25.0, "TargetYear": 2025, "Duration": 18, "CleanEnergyPercent": 0.7183, "Entity": "US", "Code": "OWID_WRL", "SolarPrice": 1.677, "CO2": 232.1, "CoalPrice": 1.99, "NaturalGasPrice": 7.87, "NuclearPrice": 0.69, "PetroleumPrice": 27.18, "GDP": 692900.0, "treated": 1, "post_treatment": 1}, {"Unnamed: 0": 640, "Year": 2012, "Average_Temp": 55.8, "StateName": "Illinois", "Percipitation": 30.11, "State": "IL", "RPS": true, "Enacted": "2007", "Percentage": 25.0, "TargetYear": 2025, "Duration": 18, "CleanEnergyPercent": 0.7183, "Entity": "US", "Code": "OWID_WRL", "SolarPrice": 0.8764, "CO2": 219.0, "CoalPrice": 2.2, "NaturalGasPrice": 6.84, "NuclearPrice": 0.75, "PetroleumPrice": 27.43, "GDP": 726400.0, "treated": 1, "post_treatment": 1}, {"Unnamed: 0": 682, "Year": 2013, "Average_Temp": 51.1, "StateName": "Illinois", "Percipitation": 42.49, "State": "IL", "RPS": true, "Enacted": "2007", "Percentage": 25.0, "TargetYear": 2025, "Duration": 18, "CleanEnergyPercent": 0.7183, "Entity": "US", "Code": "OWID_WRL", "SolarPrice": 0.6963, "CO2": 233.6, "CoalPrice": 2.07, "NaturalGasPrice": 7.2, "NuclearPrice": 0.81, "PetroleumPrice": 26.96, "GDP": 741100.0, "treated": 1, "post_treatment": 1}, {"Unnamed: 0": 724, "Year": 2014, "Average_Temp": 49.5, "StateName": "Illinois", "Percipitation": 41.29, "State": "IL", "RPS": true, "Enacted": "2007", "Percentage": 25.0, "TargetYear": 2025, "Duration": 18, "CleanEnergyPercent": 0.7183, "Entity": "US", "Code": "OWID_WRL", "SolarPrice": 0.6415, "CO2": 236.7, "CoalPrice": 2.12, "NaturalGasPrice": 8.61, "NuclearPrice": 0.77, "PetroleumPrice": 25.93, "GDP": 771400.0, "treated": 1, "post_treatment": 1}, {"Unnamed: 0": 766, "Year": 2015, "Average_Temp": 52.9, "StateName": "Illinois", "Percipitation": 48.8, "State": "IL", "RPS": true, "Enacted": "2007", "Percentage": 25.0, "TargetYear": 2025, "Duration": 18, "CleanEnergyPercent": 0.7183, "Entity": "US", "Code": "OWID_WRL", "SolarPrice": 0.5965, "CO2": 219.2, "CoalPrice": 2.03, "NaturalGasPrice": 6.62, "NuclearPrice": 0.72, "PetroleumPrice": 18.15, "GDP": 799900.0, "treated": 1, "post_treatment": 1}, {"Unnamed: 0": 808, "Year": 2016, "Average_Temp": 54.7, "StateName": "Illinois", "Percipitation": 39.75, "State": "IL", "RPS": true, "Enacted": "2007", "Percentage": 25.0, "TargetYear": 2025, "Duration": 18, "CleanEnergyPercent": 0.7183, "Entity": "US", "Code": "OWID_WRL", "SolarPrice": 0.5505, "CO2": 207.5, "CoalPrice": 2.06, "NaturalGasPrice": 6.12, "NuclearPrice": 0.68, "PetroleumPrice": 15.83, "GDP": 807000.0, "treated": 1, "post_treatment": 1}, {"Unnamed: 0": 850, "Year": 2017, "Average_Temp": 54.4, "StateName": "Illinois", "Percipitation": 37.8, "State": "IL", "RPS": true, "Enacted": "2007", "Percentage": 25.0, "TargetYear": 2025, "Duration": 18, "CleanEnergyPercent": 0.7183, "Entity": "US", "Code": "OWID_WRL", "SolarPrice": 0.4622, "CO2": 206.0, "CoalPrice": 1.98, "NaturalGasPrice": 6.87, "NuclearPrice": 0.74, "PetroleumPrice": 18.05, "GDP": 827100.0, "treated": 1, "post_treatment": 1}, {"Unnamed: 0": 892, "Year": 2018, "Average_Temp": 52.5, "StateName": "Illinois", "Percipitation": 45.79, "State": "IL", "RPS": true, "Enacted": "2007", "Percentage": 25.0, "TargetYear": 2025, "Duration": 18, "CleanEnergyPercent": 0.7183, "Entity": "US", "Code": "OWID_WRL", "SolarPrice": 0.4115, "CO2": 213.1, "CoalPrice": 1.92, "NaturalGasPrice": 6.56, "NuclearPrice": 0.72, "PetroleumPrice": 20.86, "GDP": 867500.0, "treated": 1, "post_treatment": 1}], "data-9074a3c4faee134deb79c789d1d86f8c": [{"treated": 0, "Year": 2000, "CO2": 143.7}, {"treated": 0, "Year": 2001, "CO2": 137.4}, {"treated": 0, "Year": 2002, "CO2": 139.0}, {"treated": 0, "Year": 2003, "CO2": 137.2}, {"treated": 0, "Year": 2004, "CO2": 141.6}, {"treated": 0, "Year": 2005, "CO2": 139.5}, {"treated": 0, "Year": 2006, "CO2": 143.6}, {"treated": 0, "Year": 2010, "CO2": 140.9}, {"treated": 0, "Year": 2011, "CO2": 142.2}, {"treated": 0, "Year": 2012, "CO2": 134.7}, {"treated": 0, "Year": 2013, "CO2": 132.4}, {"treated": 0, "Year": 2014, "CO2": 131.9}, {"treated": 0, "Year": 2015, "CO2": 125.3}, {"treated": 0, "Year": 2016, "CO2": 126.0}, {"treated": 0, "Year": 2017, "CO2": 124.8}, {"treated": 0, "Year": 2018, "CO2": 129.4}, {"treated": 1, "Year": 2000, "CO2": 234.9}, {"treated": 1, "Year": 2001, "CO2": 225.1}, {"treated": 1, "Year": 2002, "CO2": 227.5}, {"treated": 1, "Year": 2003, "CO2": 231.4}, {"treated": 1, "Year": 2004, "CO2": 237.8}, {"treated": 1, "Year": 2005, "CO2": 244.4}, {"treated": 1, "Year": 2006, "CO2": 236.5}, {"treated": 1, "Year": 2010, "CO2": 233.3}, {"treated": 1, "Year": 2011, "CO2": 232.1}, {"treated": 1, "Year": 2012, "CO2": 219.0}, {"treated": 1, "Year": 2013, "CO2": 233.6}, {"treated": 1, "Year": 2014, "CO2": 236.7}, {"treated": 1, "Year": 2015, "CO2": 219.2}, {"treated": 1, "Year": 2016, "CO2": 207.5}, {"treated": 1, "Year": 2017, "CO2": 206.0}, {"treated": 1, "Year": 2018, "CO2": 213.1}], "data-a4e661436fc7e88819081f52b7d93f65": {"elided": "966 records"}}}
